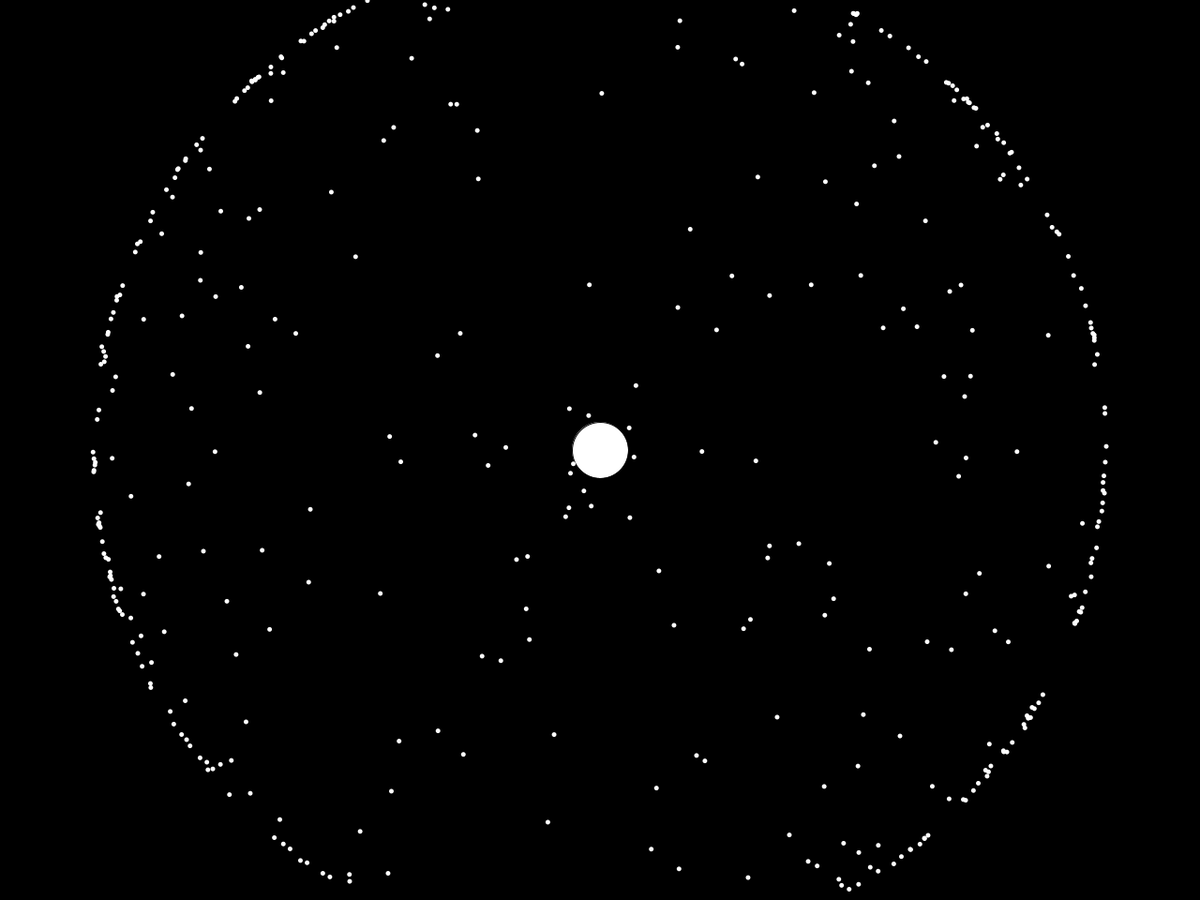
Frame 1 (no input)
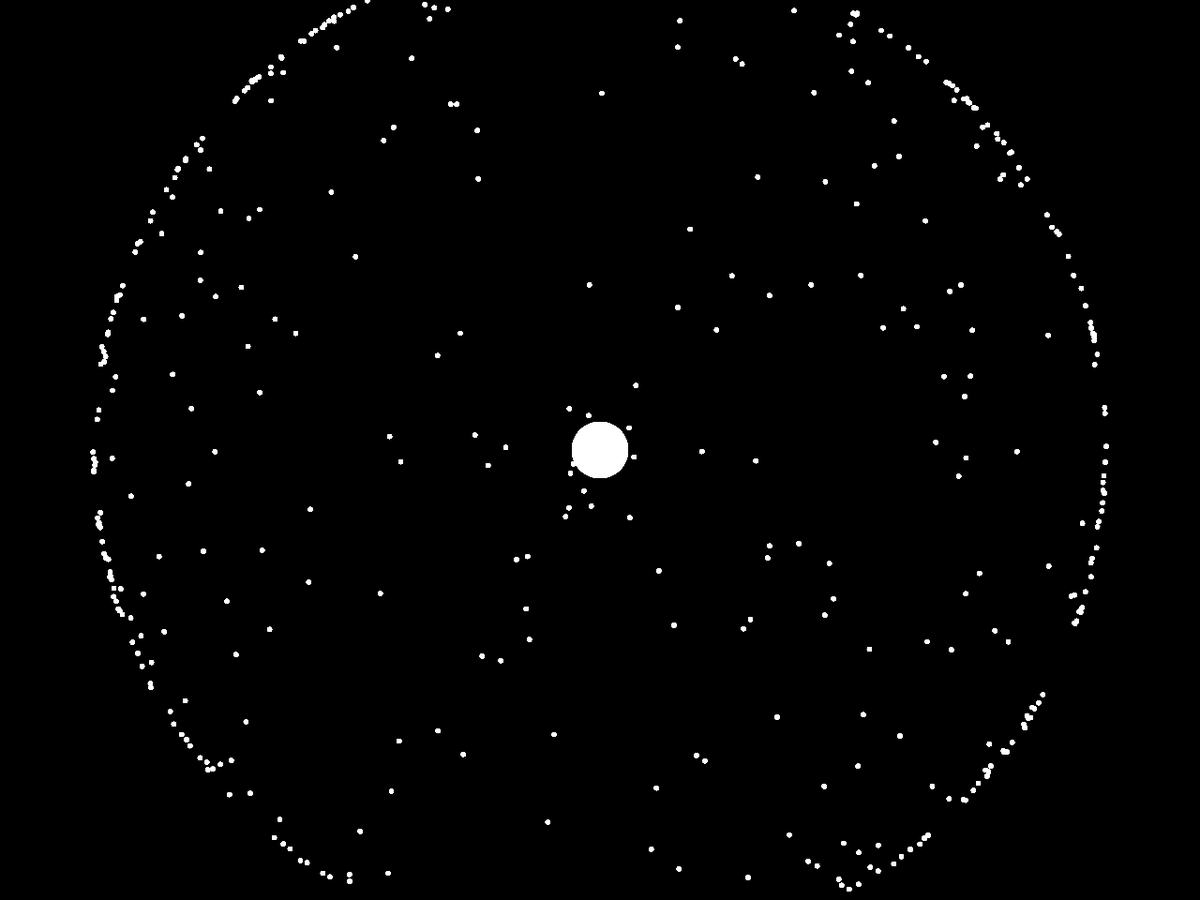
Frame 60 (the mouse pressed at the canvas centre just before this capture)
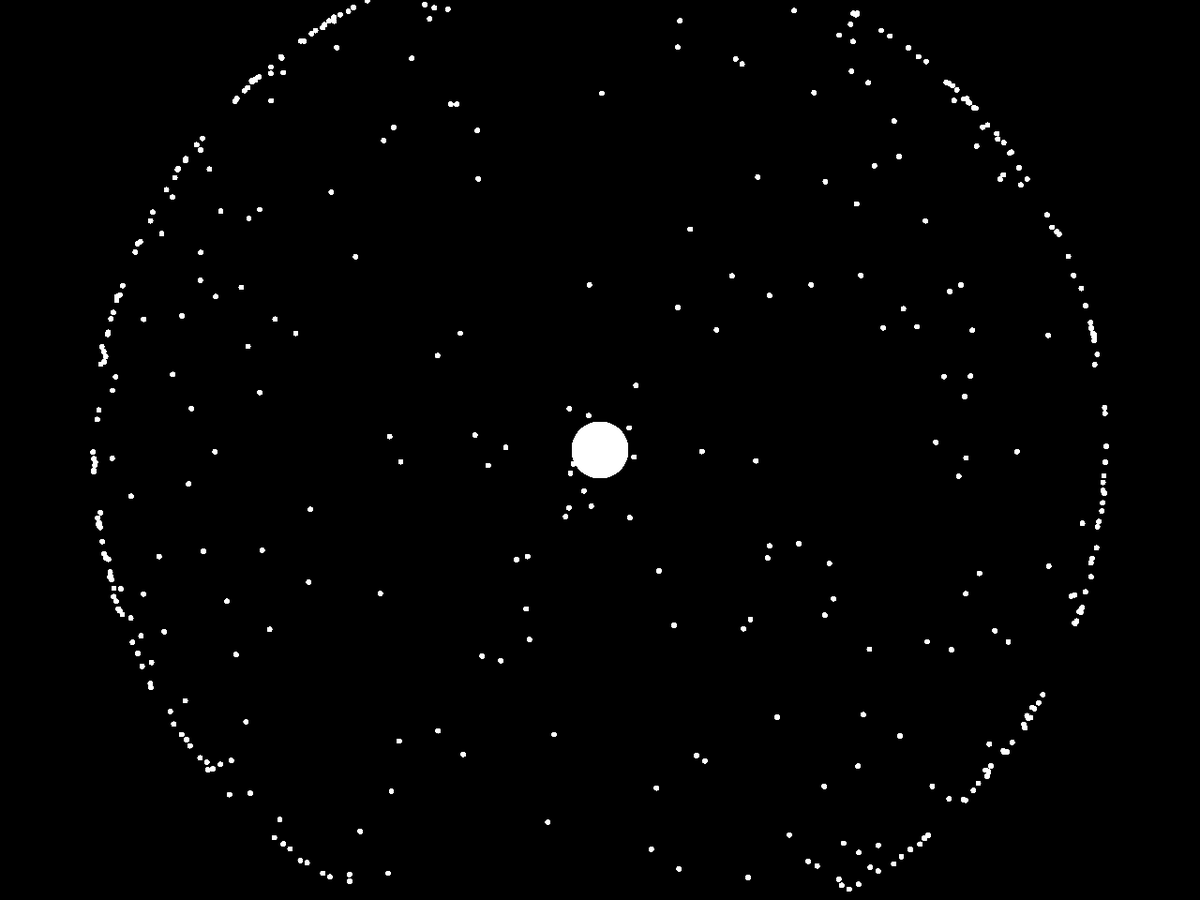
Frame 120 (the mouse held since frame 60 and released just before this capture)

The Processing sketch that drew these frames (run headless with seeded random() and noise(); from frame 60 on, the mouse is pressed at the canvas centre):

// Processing sketch: midterm_test6_1_1
// ── midterm_test6_1_1.pde
ArrayList<Dot> dots = new ArrayList<Dot>();
Attractor a;

float angle;
float r;

void setup() {
  size(1280, 960);
  background(0);
  frameRate(5);

  for (int i=0; i<500; i++) {
    dots.add(new Dot(width/2, height/2, 5));
  }

  a = new Attractor (width/2, height/2, 60);
}

void draw() {
  a.display();

  for (Dot d : dots) {

    for (Dot otherd : dots) {
      if (d != otherd) {
        //d.attract(otherd);
      }
    }
    d.applyForce(a.attractionForce(d));
    d.update();
    //d.checkEdges();
    d.display();
  }
}

// ── Attractor.pde
class Attractor {
  float mass;
  PVector pos;

  Attractor(float x, float y, float _mass) {
    pos = new PVector (x, y);
    mass = _mass;
  }

  PVector attractionForce(Dot d) {
    PVector force = PVector.sub(pos, d.pos);
    float distance = force.mag();
    force.normalize();
    float g = 1;
    distance *= distance;
    //distance = constrain(distance, 5, 50);
    //if (distance<2) {
      float forceMag = ( (mass * d.mass)/distance );
      force.mult(-forceMag/2);
    //}
    return force;
  }

  void display() {
    fill(255);
    ellipse(pos.x, pos.y, 60, 60);
  }
}

// ── Dot.pde
class Dot {
  PVector pos, vel, acc;
  float mass;
  //float angle1, angle2, r;
  //float attraction;

  Dot(float x, float y, float m) {
    x = cos(angle)*r;
    y = sin(angle)*r;
    mass = m;
    r = 1.0*randomGaussian() + (width/2-100)*(1.0-pow(random(1.0), 7.0));
    angle = random(TWO_PI);

    pos = new PVector(x, y);
    vel = new PVector(0, 0);
    acc = new PVector(0, 0);
  }

  void applyForce(PVector force) {
    PVector f = PVector.div(force, mass);
    acc.add(f);
  }

  void attract(Dot otherd) {
    PVector force = PVector.sub(pos, otherd.pos);
    float distance = force.mag();
    //angle2 = force.heading();

    //attraction = 1/distance; 
    if (distance < 2) {
      force.mult(-.03);
      ////vector.mult(-0.1*sin(mass/10));
      applyForce(force);
      //attraction = -attraction;
    }
    //attraction *= .8;
  }

  void update() {
    //vel.add(acc);
    //pos.add(vel);
    //acc.mult(0);
    //pos.x += attraction * cos(angle2);
    //pos.y += attraction * sin(angle2);
  }

  void checkEdges() {
    if (pos.x > 700-width/2) {
      pos.x = 700;
    }
    if (pos.x < 100) {
      pos.x = 100;
    }
    if (pos.y > 700-height/2) {
      pos.y = 700;
    }
    if (pos.y < 100) {
      pos.y = 100;
    }
  }

  void display() {
    fill(255);
    noStroke();
    ellipse(pos.x+width/2, pos.y+height/2, mass, mass);
  }
}
